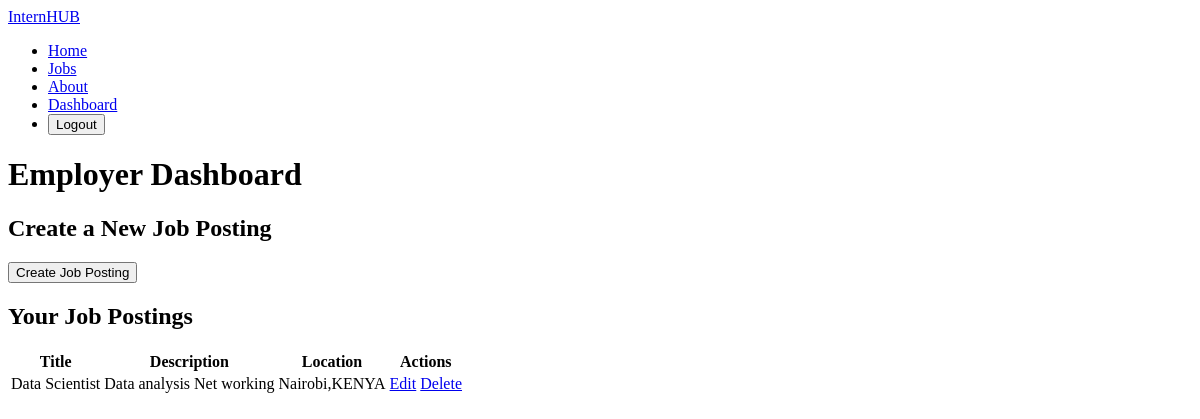
/job/employer_dashboard/ (signed in), run on an earlier commit of the app's database.
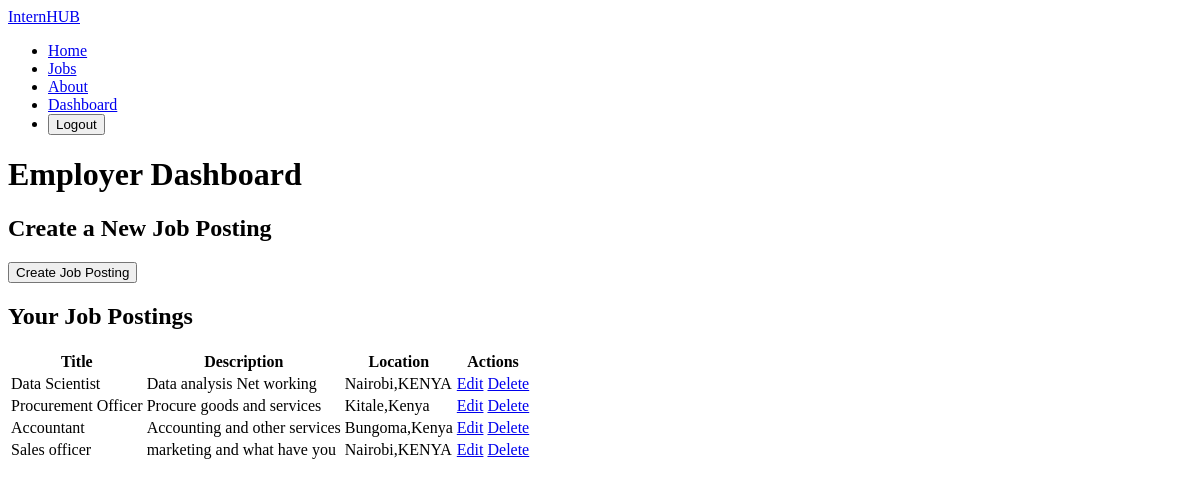
And on a later commit of the database.
### job/models.py (models this page shows, shortened)
class Job(models.Model):
    employer = models.ForeignKey(Employer,on_delete=models.DO_NOTHING)
    job_title = models.CharField(max_length=100, help_text="please enter the job title")
    description = models.TextField(max_length=500, help_text='describe this job')
    requirements = models.TextField(max_length=2000)
    company = models.CharField(max_length=100)
    location = models.CharField(max_length=100)
    contract_type = (
        ('Full Time', 'Full Time'),
        ('Part Time', 'Part Time'),
        ('Freelance', 'Freelancer'),
        )
    contract = models.CharField(choices=contract_type, max_length=100, default=None)
    salary = models.DecimalField(max_digits=10, decimal_places=2)
    posted_at = models.DateTimeField(auto_now_add=True)
    application_link = models.URLField()

### job/views.py (the view)
# urls.py: path('employer_dashboard/', views.employer_dashboard, name = 'employer_dashboard'),
@login_required
def employer_dashboard(request):
    employer = request.user.employer
    jobs = Job.objects.filter(employer=employer)
    return render(request, 'jobs/employer_dashboard.html', {'jobs': jobs})

### job/templates/jobs/employer_dashboard.html (shortened to what this page needs)
{% extends 'base.html' %}
{% block content %}
  {% load crispy_forms_tags %}
    <h1>Employer Dashboard</h1>
    <h2>Create a New Job Posting</h2>
    <form method="post" action="{% url 'create_job' %}">
      <button type="submit">Create Job Posting</button>
    </form>
    <h2>Your Job Postings</h2>
    <table>
      <thead>
        <tr>
          <th>Title</th>
          <th>Description</th>
          <th>Location</th>
          <th>Actions</th>
        </tr>
      </thead>
      <tbody>
        {% for job in jobs %}
          <tr>
            <td>{{ job.job_title }}</td>
            <td>{{ job.description }}</td>
            <td>{{ job.location }}</td>
            <td>
              <a href="{% url 'update_job' job.id %}">Edit</a>
              <a href="{% url 'job_delete' job.id %}">Delete</a>
            </td>
          </tr>
        {% empty %}
          <tr>
            <td colspan="4">You have not created any job postings yet.</td>
          </tr>
        {% endfor %}
      </tbody>
    </table>
{% endblock %}

What changed in the data, as far as the page shows it:
added Job: job_title "Procurement Officer", description "Procure goods and services", location "Kitale,Kenya"
added Job: job_title "Accountant", description "Accounting and other services", location "Bungoma,Kenya"
added Job: job_title "Sales officer", description "marketing and what have you", location "Nairobi,KENYA"
